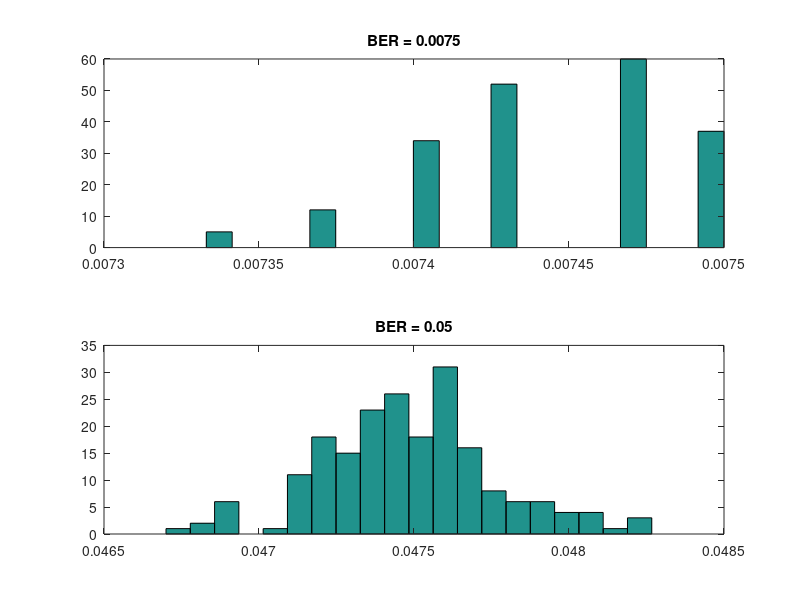

Reproduce this figure in MATLAB.
function hist_ber_actualber

  A = dlmread('data_10k_0.0075.txt'); #BER - 0,0075
  B = dlmread('data_10k_0.05.txt'); #BER - 0,05
  ay = NaN (1,200);
  by = NaN (1,200);
  
  for i=1:200
    ay(1,[i]) = A (i,[3]);
    by(1,[i]) = B (i,[3]);
  end

  subplot(2,1,1)
  hist(ay, 20)
  title('BER = 0.0075')
  subplot(2,1,2)
  hist(by, 20)
  title('BER = 0.05')

endfunction
